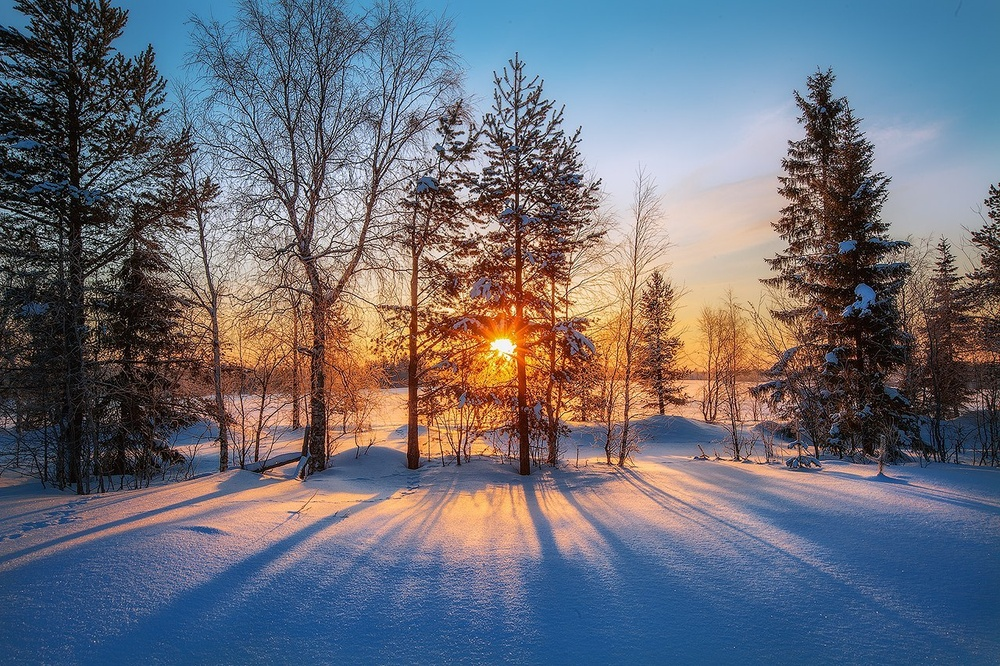
//> input picture 1.jpg, 1000 x 666 px, shrunk from 1280 x 853 before the run, given in place of the camera
$ ./main   (built with g++ and OpenCV 4)
//> lines starting //> are read from the running program, lines starting //| are printed output that depends on the picture; after the words box and inside, x2 and y2 are one past the last pixel; in counts of white or black regions, pixels touching at a corner belong together
#include <iostream>
#include <typeinfo>
#include <vector>
#include <string>
#include <time.h>

#include "opencv2/video/background_segm.hpp"
#include "opencv2/highgui/highgui.hpp"
#include "opencv2/opencv.hpp"

#include "../include/CircularQueue.h"

using namespace cv;

/* ----------------------------------------------------------------------------------------
                  ВВОДИМ НЕОБХОДИМЫЕ ПЕРЕМЕННЫЕ ДЛЯ РАЗНЫХ КАМЕР
------------------------------------------------------------------------------------------- */
std::vector<Mat> mask(2);  // маски для разных камер
std::vector<Mat> prevFrame(2), thisFrame(2), maskedFrame(2);
std::vector<Mat> fgimg(2), bckImage(2), contouredFrame(2);
std::vector<Mat> savingFrame(2);  // сохраняемый кадр
std::vector<Mat> prevRes(2);
std::vector<double> prevCorr(2, -1.0), corr(2, -1.0), delta(2);
std::vector<double> empiricalCoeff{5, 5};   // эмпирически(экспериментально) определямый коэффициент
// по преодолении которого, мы засекаем движение в кадре
std::vector<CircularQueue<Mat>> queue(2, 5*CAP_PROP_FPS);

std::vector<std::string> prev_timeinfo_str(2), timeinfo_str(2), name(2);

int i = 0;

double correlation(cv::Mat& image_1, cv::Mat& image_2)
{
    std::cout << ".";

// convert data-type to "float"
    cv::Mat im_float_1;
    image_1.convertTo(im_float_1, CV_32F);
    std::cout << ".";
    cv::Mat im_float_2;
    image_2.convertTo(im_float_2, CV_32F);
    std::cout << ".";

    int n_pixels = im_float_1.rows * im_float_1.cols;

// Compute mean and standard deviation of both images
    cv::Scalar im1_Mean, im1_Std, im2_Mean, im2_Std;
    meanStdDev(im_float_1, im1_Mean, im1_Std);
    std::cout << ".";
    meanStdDev(im_float_2, im2_Mean, im2_Std);
    std::cout << ".";

    // Compute covariance
    double covar = (im_float_1 - im1_Mean).dot(im_float_2 - im2_Mean) / n_pixels;

    return covar;
}


bool processFrame(
        int camIndex,  // индекс камеры в системе
        std::vector<VideoCapture> inputVideo,  // входной видеоканал
        std::vector<Ptr<BackgroundSubtractorMOG2>> bg,  // background
        std::vector<std::vector<std::vector<Point>>> contours,  // контуры для обозначения движения
        std::vector<std::string> path,  // путь для сохранения кадров
        VideoWriter outputVideoWithMask
)
{
    inputVideo[camIndex] >> thisFrame[camIndex]; // get a new frame from camera
    if (thisFrame[camIndex].empty()) return false; // check if videostream ended, then return

    // накладываем рисование контуров на кадре contouredFrame (thisFrame - чистый кадр)
    thisFrame[camIndex].copyTo(contouredFrame[camIndex]);
    bg[camIndex]->apply(contouredFrame[camIndex], fgimg[camIndex]);
    bg[camIndex]->getBackgroundImage(bckImage[camIndex]);
    erode(fgimg[camIndex], fgimg[camIndex], Mat());
    dilate(fgimg[camIndex], fgimg[camIndex], Mat());
    findContours(fgimg[camIndex], contours[camIndex], RETR_EXTERNAL, CHAIN_APPROX_NONE);
    drawContours(contouredFrame[camIndex], contours[camIndex], -1, Scalar(0, 0, 255), 2);

    // формируем название для картинки в виде "дата-время"
    time_t rawtime;
    time(&rawtime);
    struct tm * timeinfo;
    time(&rawtime);
    timeinfo = localtime(&rawtime);
    timeinfo_str[camIndex] = std::string(asctime(timeinfo));
    name[camIndex] = timeinfo_str[camIndex].substr(0, timeinfo_str[camIndex].size()-1);

    if (prev_timeinfo_str[camIndex] == "")
        prev_timeinfo_str[camIndex] = timeinfo_str[camIndex];

    if (prev_timeinfo_str[camIndex] == timeinfo_str[camIndex])
        i++;
    else
        i = 0;
    name[camIndex] += "-" + std::to_string(i) + ".jpg"; // Tue Nov 27 12:36:53 2018-1.jpg

    // показываем кадр с контурами движущихся объектов
//    imshow("frame" + std::to_string(camIndex), contouredFrame[camIndex]);

    // создаем кадр, который потенциально нужно сохранять в виде картинки
    // т.е. на него наложена маска
    thisFrame[camIndex].copyTo(savingFrame[camIndex]);
    if (prevFrame[camIndex].empty())
        thisFrame[camIndex].copyTo(prevFrame[camIndex]);
    prevFrame[camIndex].copyTo(thisFrame[camIndex], mask[camIndex]);  // накладывание маски на thisFrame

    prevFrame[camIndex].copyTo(contouredFrame[camIndex], mask[camIndex]);  // накладывание маски на thisFrame
    imshow("frame" + std::to_string(camIndex), contouredFrame[camIndex]);

    try  // проверка возникновения движения
    {
        bool result = false;
        Mat res;
        absdiff(thisFrame[camIndex], prevFrame[camIndex], res);  // res = разница между двумя кадрами
//        imshow("with_movement" + std::to_string(camIndex), res);
        threshold(res, res, THRESH_OTSU, THRESH_TRIANGLE, THRESH_BINARY);  // res - чб (отфильтрованная??) разница между кадрами
//        imshow("with_movement_3" + std::to_string(camIndex), res);

        if (prevRes[camIndex].empty())
            res.copyTo(prevRes[camIndex]);
        if (prevCorr[camIndex] < 0)
            prevCorr[camIndex] = corr[camIndex];

        queue[camIndex].push(savingFrame[camIndex], name[camIndex]); // pushback savingFrame в очередь

        corr[camIndex] = correlation(res, prevRes[camIndex]);
        std::cout << corr[camIndex] << std::endl;

        if ((prevCorr[camIndex] >= 0) && (corr[camIndex] >= 0))  // если как минимум три кадра уже прошло (т.е. есть 2 корреляции)
        {
            putText(savingFrame[camIndex], // frame
                    timeinfo_str[camIndex].substr(0, timeinfo_str[camIndex].size()-1), // string
                    Point(100,100),
                    FONT_HERSHEY_DUPLEX,
                    0.8, // thickness
                    Scalar(0,145,145) // color
            );
            // смотрим дельту между результатами корреляций
            delta[camIndex] = abs(corr[camIndex] - prevCorr[camIndex]);  // delta = |corr - prevCorr|
            if (delta[camIndex] > empiricalCoeff[camIndex])  // если delta большая, то засекли движение (!)
            {
                std::cout << "move" << std::endl;
                queue[camIndex].save(path[camIndex]);  // запись кадров из очереди на диск
                std::cout << queue[camIndex] << std::endl;
            }
        }
        prevCorr[camIndex] = corr[camIndex];
        prevRes[camIndex] = res;
    }
    catch (const cv::Exception& ex)
    {
        fprintf(stderr, "Exception converting image to PNG format: %s\n", ex.what());
    }
    thisFrame[camIndex].copyTo(prevFrame[camIndex]);

    putText(thisFrame[camIndex], // frame
            timeinfo_str[camIndex].substr(0, timeinfo_str[camIndex].size()-1), // string
            Point(100,100),
            FONT_HERSHEY_DUPLEX,
            0.8, // thickness
            Scalar(0,145,145) // color
    );
    prev_timeinfo_str[camIndex] = timeinfo_str[camIndex];

    imshow("maskedFrame" + std::to_string(camIndex), thisFrame[camIndex]);
    outputVideoWithMask << thisFrame[camIndex];
    return true;
}


int main(int, char**)
{
/* ----------------------------------------------------------------------------------------
        НАСТРАИВАЕМ ПОДКЛЮЧЕНИЕ К ДВУМ КАМЕРАМ (аналогично можно добавлять и другие)
------------------------------------------------------------------------------------------- */
    std::vector<std::string> outputFileWithMask(2);
    std::vector<std::string> path(2);
    // прописываем пути для 1 камеры (индекс 0)
    outputFileWithMask[0] = "/home/anne/programming/openCV/VideoCapturing/photos1/cap_withmask.avi";
    path[0] = "/home/anne/programming/openCV/VideoCapturing/photos1/";
    // прописываем пути для 2 камеры (индекс 1)
    outputFileWithMask[1] = "/home/anne/programming/openCV/VideoCapturing/photos2/cap_withmask.avi";
    path[1] = "/home/anne/programming/openCV/VideoCapturing/photos2/";

    std::vector<VideoCapture> inputVideo(2);
    // подключаемся к первой камере (индекс 0)
    inputVideo[0] = VideoCapture(0); // open camera
    if (!inputVideo[0].isOpened())  // check if we succeeded
    {
        std::cout << "Couldn't connect to camera 0" << std::endl;
        return -1;
    }
    // подключаемся ко второй камере (индекс 1)
    inputVideo[1] = VideoCapture(1); // open camera
    if (!inputVideo[1].isOpened())  // check if we succeeded
    {
        std::cout << "Couldn't connect to camera 1" << std::endl;
        return -1;
    }

/* ----------------------------------------------------------------------------------------
        НАСТРАИВАЕМ ОБРАБОТКУ ЗАДНЕГО ПЛАНА ИЗОБРАЖЕНИЯ
------------------------------------------------------------------------------------------- */
    std::vector<Ptr<BackgroundSubtractorMOG2>> bg(2);
    bg[0] = createBackgroundSubtractorMOG2();
    bg[0]->setNMixtures(3);
    bg[1] = createBackgroundSubtractorMOG2();
    bg[1]->setNMixtures(3);

/* ----------------------------------------------------------------------------------------
                                ВЫЧИСЛЯЕМ ПАРАМЕТРЫ КАДРОВ
------------------------------------------------------------------------------------------- */
    std::vector<std::vector<std::vector<Point>>> contours(2);
    std::vector<int> ex(2);
    ex[0] = static_cast<int>(inputVideo[0].get(CAP_PROP_FOURCC)); // Get Codec Type - Int form
    ex[1] = static_cast<int>(inputVideo[1].get(CAP_PROP_FOURCC)); // Get Codec Type - Int form

    // вычисляем размер кадра для первой камеры
    int width1 = (int) inputVideo[0].get(CAP_PROP_FRAME_WIDTH);
    int height1 = (int) inputVideo[0].get(CAP_PROP_FRAME_HEIGHT);
    Size S1 = Size(width1, height1); // set size of input frames
    // вычисляем размер кадра для второй камеры
    int width2 = (int) inputVideo[1].get(CAP_PROP_FRAME_WIDTH);
    int height2 = (int) inputVideo[1].get(CAP_PROP_FRAME_HEIGHT);
    Size S2 = Size(width2, height2); // set size of input frames

    VideoWriter outputVideoWithMask1; // output stream to file (masked video)
    outputVideoWithMask1.open(outputFileWithMask[0], ex[0], inputVideo[0].get(CAP_PROP_FPS), S1, true);
    if (!outputVideoWithMask1.isOpened())
    {
        std::cout  << "Could not open the output videofile for write with mask: " << outputFileWithMask[0] << std::endl;
        return -1;
    }
    VideoWriter outputVideoWithMask2; // output stream to file (masked video)
    outputVideoWithMask2.open(outputFileWithMask[1], ex[1], inputVideo[1].get(CAP_PROP_FPS), S2, true);
    if (!outputVideoWithMask2.isOpened())
    {
        std::cout  << "Could not open the output videofile for write with mask: " << outputFileWithMask[1] << std::endl;
        return -1;
    }

    mask[0] = imread("/home/anne/programming/openCV/VideoCapturing/mask0.jpg", IMREAD_COLOR);
//> mask0.jpg cannot be read in this run, so this picture is empty
    mask[1] = imread("/home/anne/programming/openCV/VideoCapturing/mask1.jpg", IMREAD_COLOR);
//> mask1.jpg cannot be read in this run, so this picture is empty

    namedWindow("frame0", WINDOW_AUTOSIZE);
    namedWindow("maskedFrame0", WINDOW_AUTOSIZE);
//    namedWindow("with_movement0", WINDOW_AUTOSIZE);
//    namedWindow("with_movement20", WINDOW_AUTOSIZE);
//    namedWindow("with_movement30", WINDOW_AUTOSIZE);

    namedWindow("frame1", WINDOW_AUTOSIZE);
    namedWindow("maskedFrame1", WINDOW_AUTOSIZE);
//    namedWindow("with_movement1", WINDOW_AUTOSIZE);
//    namedWindow("with_movement21", WINDOW_AUTOSIZE);
//    namedWindow("with_movement31", WINDOW_AUTOSIZE);

    // надо добавить проверку свободного места на диске
    for (;;)
    {

        processFrame(0, inputVideo, bg, contours, path, outputVideoWithMask1);
//> in processFrame, thisFrame[0] is the input picture: 666 rows x 1000 cols, CV_8UC3; mean B, G, R 119.1, 108.4, 106.8
//> in processFrame, `bg[camIndex]->apply(contouredFrame[camIndex], fgimg[camIndex]);`:
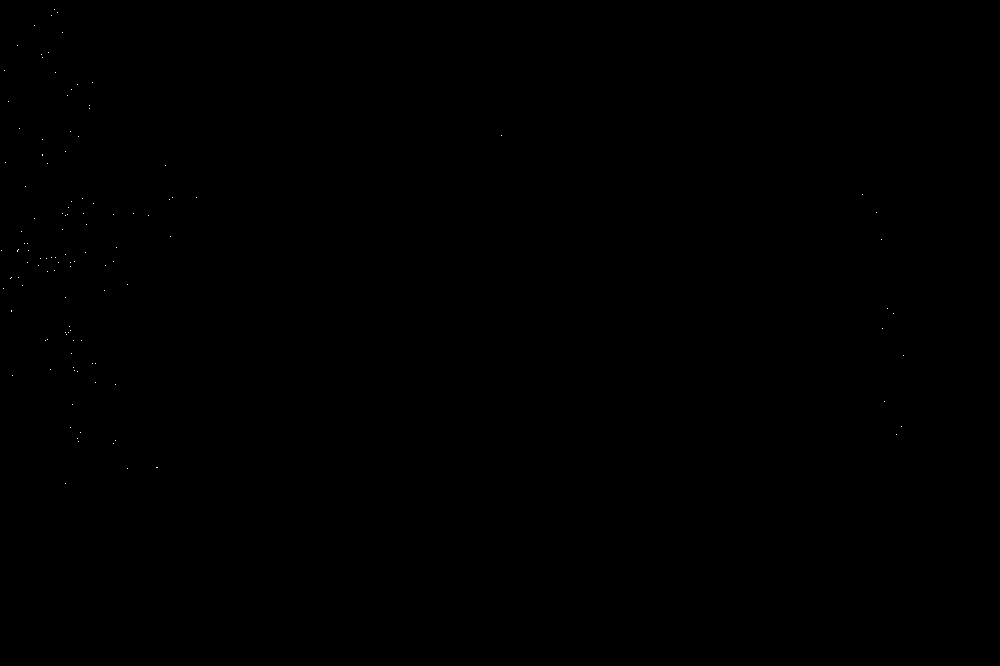
//> fgimg[0]: 666 rows x 1000 cols, CV_8UC1; values 127 (black) and 255 (white), 0.02% white in thin lines or dots, all inside (x1, y1, x2, y2) = (1, 9, 904, 484)
//> in processFrame, `erode(fgimg[camIndex], fgimg[camIndex], Mat());`: fgimg[0]: 666 rows x 1000 cols, CV_8UC1; 123 pixels changed, all inside (x1, y1, x2, y2) = (1, 9, 904, 484)
//> in processFrame, `drawContours(contouredFrame[camIndex], contours[camIndex], -1, Scalar(..`:
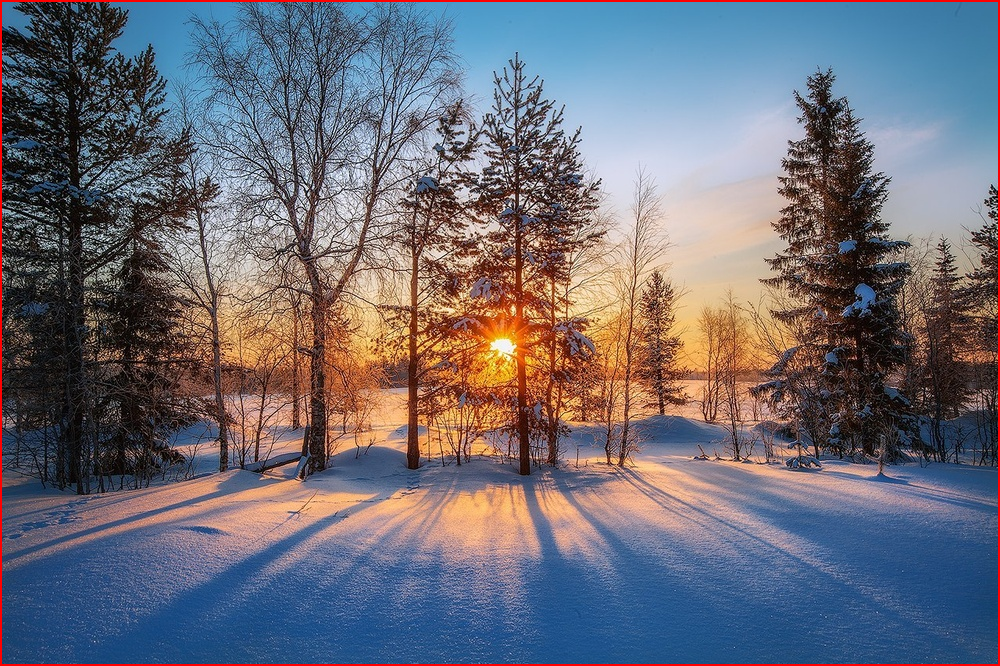
//> contouredFrame[0]: 666 rows x 1000 cols, CV_8UC3; 1% of pixels changed, all inside (x1, y1, x2, y2) = (0, 0, 1000, 666)
//> in processFrame, `absdiff(thisFrame[camIndex], prevFrame[camIndex], res);`: res: 666 rows x 1000 cols, CV_8UC3; every value is 0
//> (the run ends here: the program needs code that is not available in this run, at `queue[camIndex].push(savingFrame[camIndex], name[camIndex]);`)
